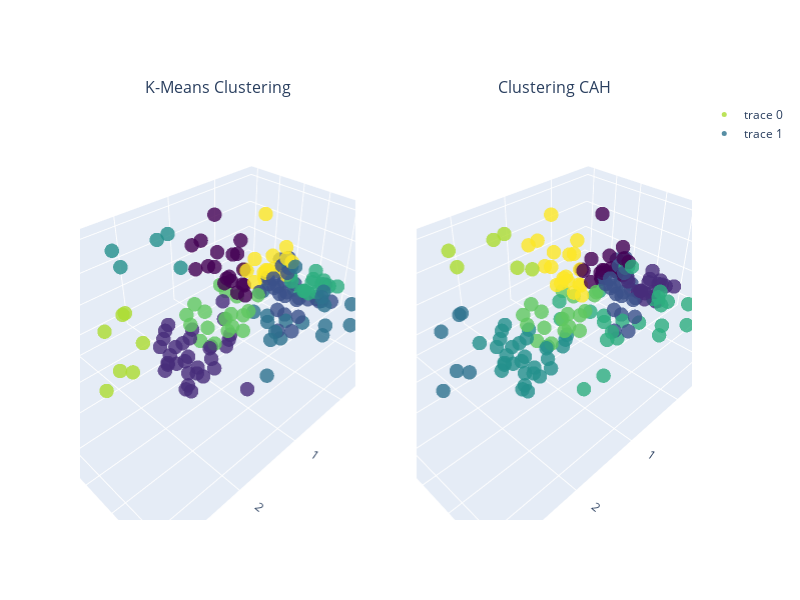

The notebook cell saved with this chart:
### Code cell
from plotly.subplots import make_subplots
import plotly.graph_objects as go

# Créer une figure avec 2 subplots
fig = make_subplots(rows=1, cols=2, subplot_titles=('K-Means Clustering', 'Clustering CAH'), specs=[[{'type': 'scatter3d'}, {'type': 'scatter3d'}]])

# Ajouter le scatter plot pour le clustering K-Means au premier subplot
fig.add_trace(
    go.Scatter3d(x=df['F1'], y=df['F2'], z=df['F3'], mode='markers', marker=dict(color=df['cluster_kmeans'], size=5, colorscale='Viridis', opacity=0.8)),
    row=1, col=1
)

# Ajouter le scatter plot pour le clustering basé sur le dendrogramme au deuxième subplot
fig.add_trace(
    go.Scatter3d(x=df['F1'], y=df['F2'], z=df['F3'], mode='markers', marker=dict(color=df['cluster_dd'], size=5, colorscale='Viridis', opacity=0.8)),
    row=1, col=2
)

# Mettre à jour les layouts pour ajouter les labels d'axes
fig.update_layout(height=600, width=800)
fig.update_xaxes(title_text="Feature1", row=1, col=1)
fig.update_yaxes(title_text="Feature2", row=1, col=1)
fig.update_xaxes(title_text="Feature1", row=1, col=2)
fig.update_yaxes(title_text="Feature2", row=1, col=2)

fig.show()

### Figure 1 — Plotly figure (JSON) as saved in the notebook; plotly's stock layout.template omitted (floating-point values rounded to 4 significant figures; data arrays with more than 128 entries replaced by an {"elided": "..."} marker saying what was removed)
{"data": [{"marker": {"color": {"elided": "167 int values"}, "colorscale": [[0, "#440154"], [0.1111, "#482878"], [0.2222, "#3e4989"], [0.3333, "#31688e"], [0.4444, "#26828e"], [0.5556, "#1f9e89"], [0.6667, "#35b779"], [0.7778, "#6ece58"], [0.8889, "#b5de2b"], [1, "#fde725"]], "opacity": 0.8, "size": 5}, "mode": "markers", "scene": "scene", "type": "scatter3d", "x": {"elided": "167 float values"}, "y": {"elided": "167 float values"}, "z": {"elided": "167 float values"}}, {"marker": {"color": {"elided": "167 int values"}, "colorscale": [[0, "#440154"], [0.1111, "#482878"], [0.2222, "#3e4989"], [0.3333, "#31688e"], [0.4444, "#26828e"], [0.5556, "#1f9e89"], [0.6667, "#35b779"], [0.7778, "#6ece58"], [0.8889, "#b5de2b"], [1, "#fde725"]], "opacity": 0.8, "size": 5}, "mode": "markers", "scene": "scene2", "type": "scatter3d", "x": {"elided": "167 float values"}, "y": {"elided": "167 float values"}, "z": {"elided": "167 float values"}}], "layout": {"annotations": [{"font": {"size": 16}, "showarrow": false, "text": "K-Means Clustering", "x": 0.225, "xanchor": "center", "xref": "paper", "y": 1, "yanchor": "bottom", "yref": "paper"}, {"font": {"size": 16}, "showarrow": false, "text": "Clustering CAH", "x": 0.775, "xanchor": "center", "xref": "paper", "y": 1, "yanchor": "bottom", "yref": "paper"}], "height": 600, "scene": {"domain": {"x": [0, 0.45], "y": [0, 1]}}, "scene2": {"domain": {"x": [0.55, 1], "y": [0, 1]}}, "width": 800}}
